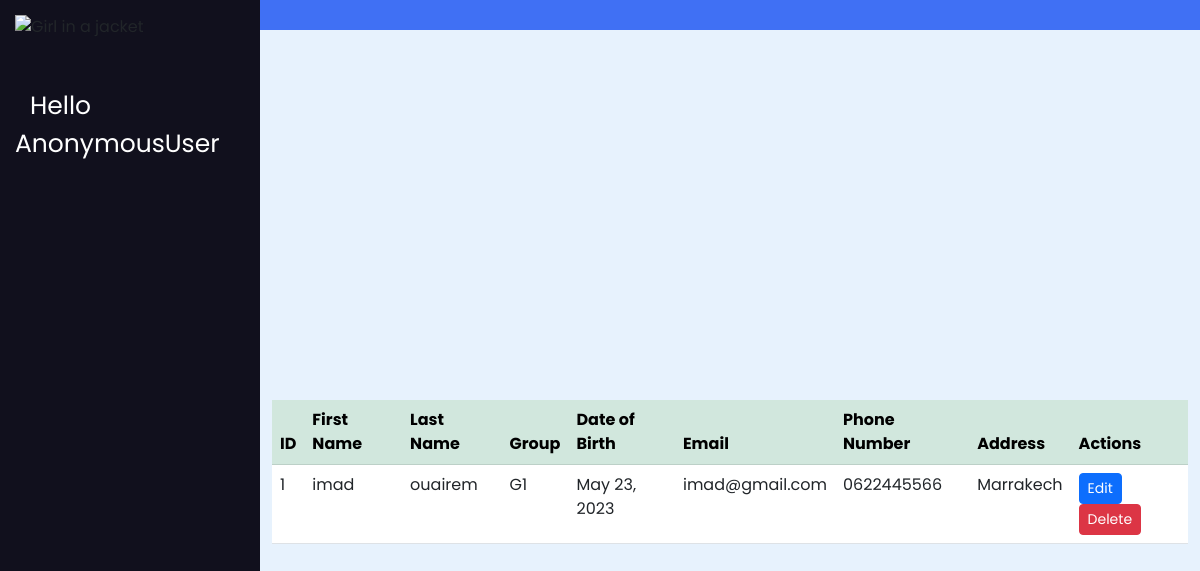
Before: /list_students/ with the older database file.
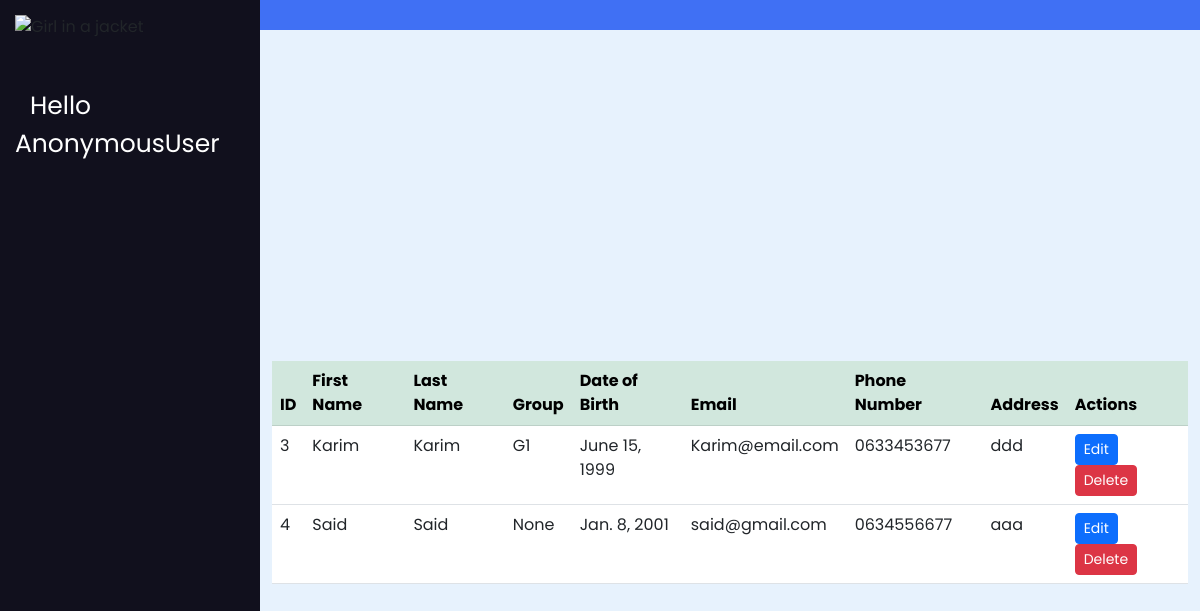
After: the same page with the newer database file.
### exam_app/models.py (models this page shows, shortened)
class Student(models.Model):
    first_name = models.CharField(max_length=100)
    last_name = models.CharField(max_length=100)
    date_of_birth = models.DateField()
    email = models.EmailField()
    phone_number = models.CharField(max_length=20)
    address = models.CharField(max_length=255)
    group = models.ForeignKey(Group, on_delete=models.CASCADE, null=True)

class Group(models.Model):
    name = models.CharField(max_length=10)
    def __str__(self):
        return f"{self.name}"

### exam_app/views.py (the view)
# urls.py: path('list_students/', studentListView, name="list_students"),
def studentListView(request):
    students = Student.objects.all()
    return render(request, 'list_students.html', {'students': students})

### exam_app/templates/list_students.html
{% extends "base.html" %}
{% block content %}
<div class="container">
  <table class="table table-hover">
    <thead class="table-success">
      <th>ID</th>
      <th>First Name</th>
      <th>Last Name</th>
      <th>Group</th>
      <th>Date of Birth</th>
      <th>Email</th>
      <th>Phone Number</th>
      <th>Address</th>
      <th>Actions</th>
    </thead>
    <tbody>
      {% for student in students %}
      <tr>
        <td>{{ student.id }}</td>
        <td>{{ student.first_name }}</td>
        <td>{{ student.last_name }}</td>
        <td>{{ student.group }}</td>
        <td>{{ student.date_of_birth }}</td>
        <td>{{ student.email }}</td>
        <td>{{ student.phone_number }}</td>
        <td>{{ student.address }}</td>
        <td>
          <a class="btn btn-sm btn-primary" href="{% url 'update_student' student.id %}">Edit</a>
          <a class="btn btn-sm btn-danger" href="{% url 'delete_student' student.id %}">Delete</a>
        </td>
      </tr>
      {% endfor %}
    </tbody>
  </table>
</div>
{% endblock content %}

Changed rows visible on the page:
removed Student: id "1", first_name "imad", last_name "ouairem", group "G1", date_of_birth "May 23, 2023", email "imad@gmail.com", phone_number "0622445566", address "Marrakech"
added Student: id "3", first_name "Karim", last_name "Karim", group "G1", date_of_birth "June 15, 1999", email "Karim@email.com", phone_number "0633453677", address "ddd"
added Student: id "4", first_name "Said", last_name "Said", group "None", date_of_birth "Jan. 8, 2001", email "said@gmail.com", phone_number "0634556677", address "aaa"
